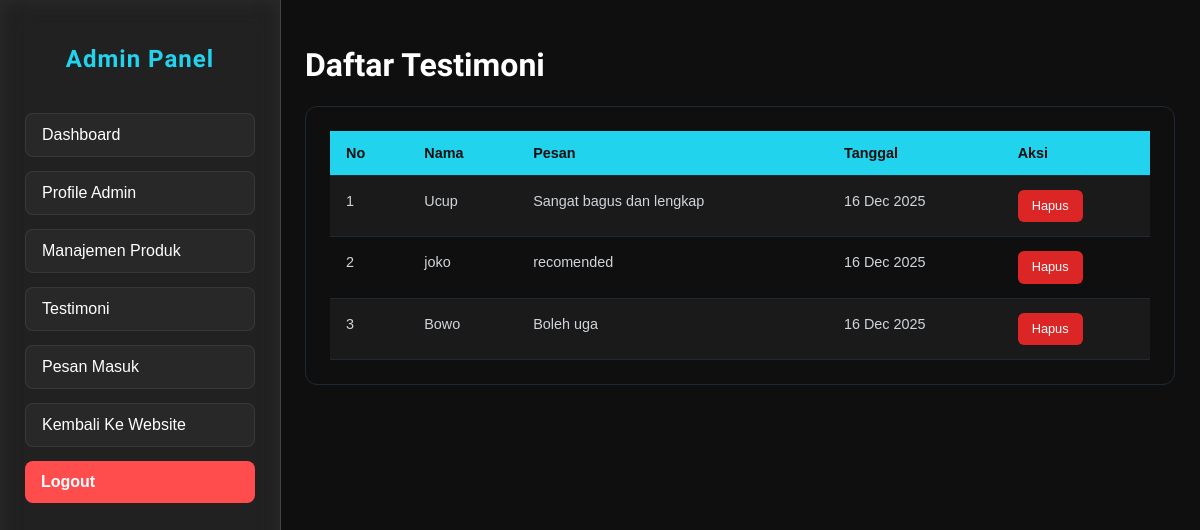
The app's page /pages/admin/testimoni.php, older data.
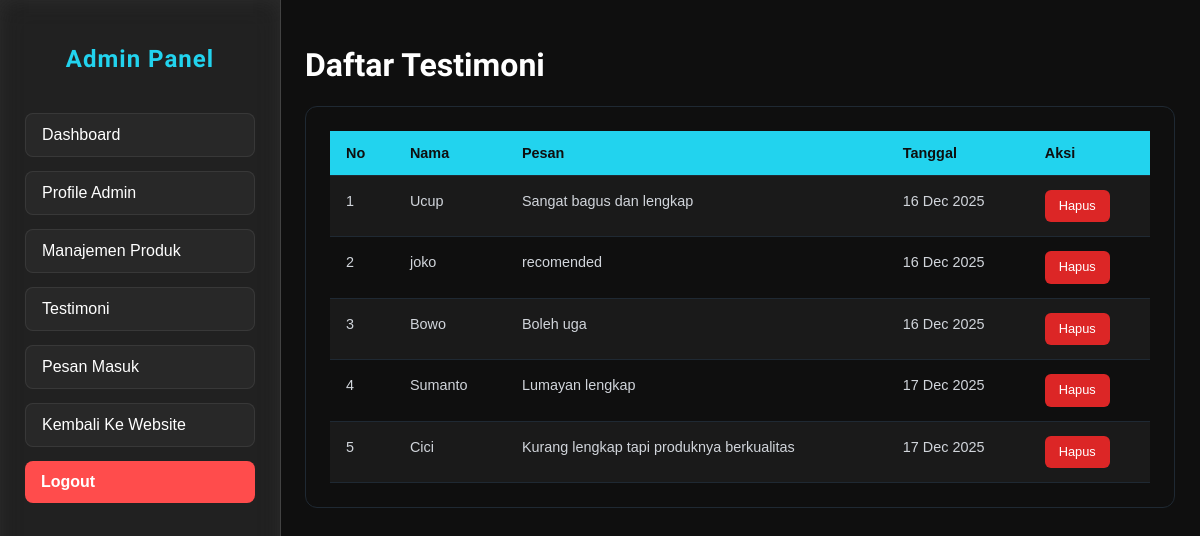
The same page, newer data.
### tables this page shows
CREATE TABLE `testimonials` (
  `id` int(11) NOT NULL,
  `nama` varchar(50) NOT NULL,
  `pesan` text NOT NULL,
  `created_at` datetime DEFAULT current_timestamp()
);

### pages/admin/testimoni.php (the view, shortened to what this page needs)
<?php
include '../../config/koneksi.php';
$testimoni = mysqli_query(
    $conn,
    "SELECT * FROM testimonials ORDER BY created_at ASC"
);
?>
<?php include 'metaAdmin.php'; ?>
<body>
    <?php include 'sidebar.php'; ?>
    <div class="main-content">
        <div class="content-wrapper">
            <header>
                <h1>Daftar Testimoni</h1>
            </header>
            <div class="table-wrapper">
                <table>
                    <tr>
                        <th>No</th>
                        <th>Nama</th>
                        <th>Pesan</th>
                        <th>Tanggal</th>
                        <th>Aksi</th>
                    </tr>
                    <?php
                    $no = 1;
                    if ($testimoni && mysqli_num_rows($testimoni) > 0) {
                        while ($t = mysqli_fetch_assoc($testimoni)) {
                    ?>
                            <tr>
                                <td><?= $no++; ?></td>
                                <td><?= htmlspecialchars($t['nama']); ?></td>
                                <td><?= htmlspecialchars($t['pesan']); ?></td>
                                <td><?= date('d M Y', strtotime($t['created_at'])); ?></td>
                                <td>
                                    <a class="action-btn"
                                        href="../../controllers/deleteTestimoni.php?id=<?= $t['id']; ?>"
                                        onclick="return confirm('Hapus testimoni ini?')">
                                        Hapus
                                    </a>
                                </td>
                            </tr>
                        <?php
                        }
                    } ?>
                </table>
            </div>
        </div>

Row changes from the older to the newer data that the page shows:
added testimonials: nama "Sumanto", pesan "Lumayan lengkap", created_at "17 Dec 2025"
added testimonials: nama "Cici", pesan "Kurang lengkap tapi produknya berkualitas", created_at "17 Dec 2025"
